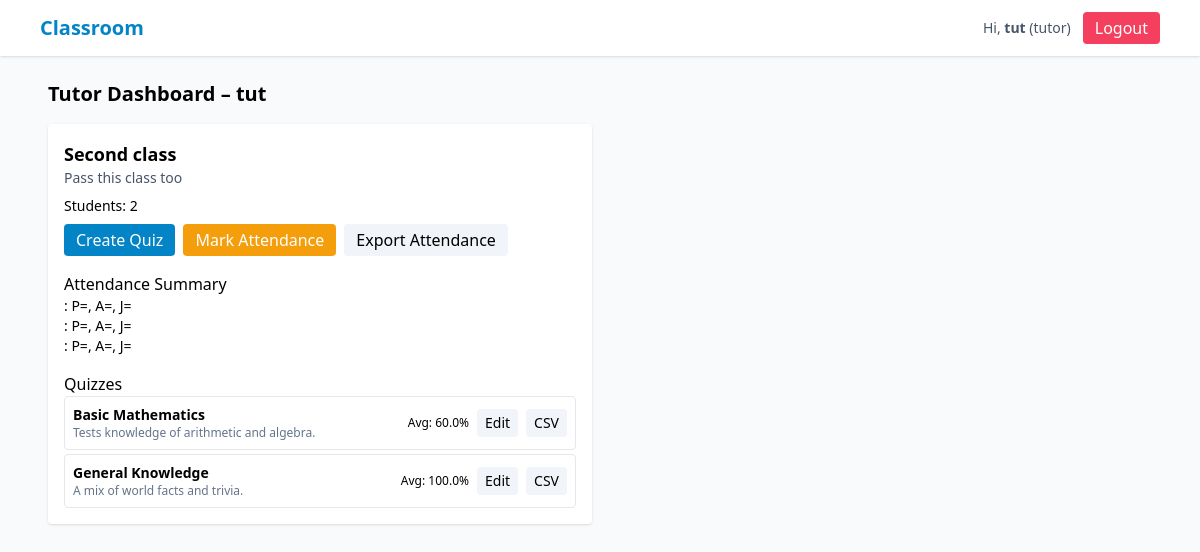
Page /tutor (signed in) on the committed database.
### tables this page shows
CREATE TABLE users (
      id INTEGER PRIMARY KEY AUTOINCREMENT,
      name TEXT NOT NULL,
      email TEXT UNIQUE NOT NULL,
      password_hash TEXT NOT NULL,
      role TEXT NOT NULL CHECK(role IN ('admin','tutor','student')),
      created_at TEXT NOT NULL
    );

CREATE TABLE classes (
      id INTEGER PRIMARY KEY AUTOINCREMENT,
      title TEXT NOT NULL,
      description TEXT,
      tutor_id INTEGER NOT NULL,
      created_at TEXT NOT NULL,
      FOREIGN KEY(tutor_id) REFERENCES users(id) ON DELETE CASCADE
    );

CREATE TABLE quizzes (
      id INTEGER PRIMARY KEY AUTOINCREMENT,
      class_id INTEGER NOT NULL,
      title TEXT NOT NULL,
      description TEXT,
      created_by INTEGER NOT NULL,
      created_at TEXT NOT NULL,
      FOREIGN KEY(class_id) REFERENCES classes(id) ON DELETE CASCADE,
      FOREIGN KEY(created_by) REFERENCES users(id) ON DELETE SET NULL
    );

### app.py (the view)
@app.route("/tutor")
@login_required
def tutor_dashboard():
    if current_user.role != "tutor":
        flash("Forbidden","danger")
        return redirect(url_for("index"))
    classes = DB.get_classes_for_tutor(current_user.id)
    class_data = []
    for c in classes:
        students = DB.get_students_in_class(c["id"])
        quizzes = DB.get_quizzes_for_class(c["id"])
        attendance_summary = DB.get_attendance_summary(c["id"])
        quiz_stats = [
            {
                "quiz": q,
                "avg_score": DB.get_average_score(q["id"]),
                "num_submissions": DB.count_submissions(q["id"])
            }
            for q in quizzes
        ]
        class_data.append({
            "class": c,
            "students": students,
            "attendance": attendance_summary,
            "quizzes": quiz_stats
        })
    return render_template("tutor_dashboard.html", class_data=class_data)

### app.py (called while the page is built)
@login_manager.user_loader
def load_user(user_id):
    row = DB.get_user_by_id(int(user_id))
    if row:
        return User(row)
    return None

### db.py (called while the page is built)
def get_connection():
    conn = sqlite3.connect(DB_PATH, timeout=5, detect_types=sqlite3.PARSE_DECLTYPES, check_same_thread=False)
    conn.row_factory = sqlite3.Row
    conn.execute("PRAGMA foreign_keys = ON;")
    return conn

def get_user_by_id(uid: int) -> Optional[sqlite3.Row]:
    conn = get_connection()
    cur = conn.cursor()
    cur.execute("SELECT * FROM users WHERE id = ?", (uid,))
    r = cur.fetchone()
    conn.close()
    return r

def get_classes_for_tutor(tutor_id: int):
    conn = get_connection()
    cur = conn.cursor()
    cur.execute("SELECT * FROM classes WHERE tutor_id = ?", (tutor_id,))
    rows = cur.fetchall()
    conn.close()
    return rows

def get_students_in_class(class_id: int):
    conn = get_connection()
    cur = conn.cursor()
    cur.execute("""
      SELECT u.* FROM users u
      JOIN enrollments e ON e.user_id = u.id
      WHERE e.class_id = ? AND u.role = 'student'
    """, (class_id,))
    rows = cur.fetchall()
    conn.close()
    return rows

def get_quizzes_for_class(class_id: int):
    conn = get_connection()
    cur = conn.cursor()
    cur.execute("SELECT * FROM quizzes WHERE class_id = ?", (class_id,))
    rows = cur.fetchall()
    conn.close()
    return rows

def get_attendance_summary(class_id: int):
    conn = get_connection()
    cur = conn.cursor()
    cur.execute("""
        SELECT status, COUNT(*) AS count
        FROM attendance
        WHERE class_id = ?
        GROUP BY status
    """, (class_id,))
    rows = cur.fetchall()
    conn.close()
    summary = {'present': 0, 'absent': 0, 'justified': 0}
    for r in rows:
        summary[r['status']] = r['count']
    return summary

def get_average_score(quiz_id: int) -> float:
    conn = get_connection()
    cur = conn.cursor()
    cur.execute("SELECT AVG(score) AS avg_score FROM submissions WHERE quiz_id = ?", (quiz_id,))
    row = cur.fetchone()
    conn.close()
    return row["avg_score"] if row and row["avg_score"] is not None else 0.0

def count_submissions(quiz_id: int) -> int:
    conn = get_connection()
    cur = conn.cursor()
    cur.execute("SELECT COUNT(*) AS cnt FROM submissions WHERE quiz_id = ?", (quiz_id,))
    row = cur.fetchone()
    conn.close()
    return row["cnt"] if row else 0

### templates/tutor_dashboard.html (shortened to what this page needs)
{% extends "base.html" %}
{% block content %}
<h2 class="text-xl font-bold mb-4">Tutor Dashboard – {{ current_user.name }}</h2>
<div class="grid md:grid-cols-2 gap-4">
  {% for entry in class_data %}
  <div class="bg-white p-4 rounded shadow">
    <h3 class="font-semibold text-lg">{{ entry.class.title }}</h3>
    <p class="text-sm text-slate-600 mb-2">{{ entry.class.description }}</p>
    <div class="text-sm mb-2">Students: {{ entry.students|length }}</div>
    <div class="flex gap-2 mb-4">
      <a href="{{ url_for('tutor_upload_quiz', class_id=entry.class.id) }}" class="px-3 py-1 bg-sky-600 text-white rounded">Create Quiz</a>
      <a href="{{ url_for('tutor_attendance', class_id=entry.class.id) }}" class="px-3 py-1 bg-amber-500 text-white rounded">Mark Attendance</a>
      <a href="{{ url_for('export_attendance', class_id=entry.class.id) }}" class="px-3 py-1 bg-slate-100 rounded">Export Attendance</a>
    </div>
    <h4 class="font-medium">Attendance Summary</h4>
    <ul class="mb-4 text-sm">
      {% for day in entry.attendance %}
      <li>{{ day.date }}: P={{ day.present }}, A={{ day.absent }}, J={{ day.justified }}</li>
      {% else %}
      <li class="text-slate-500">No attendance recorded.</li>
      {% endfor %}
    </ul>
    <h4 class="font-medium">Quizzes</h4>
    <ul class="space-y-1 text-sm">
      {% for stats in entry.quizzes %}
      <li class="flex justify-between items-center border rounded p-2">
        <div>
          <strong>{{ stats.quiz.title }}</strong>
          <div class="text-xs text-slate-500">{{ stats.quiz.description or '' }}</div>
        </div>
        <div class="flex gap-2 items-center">
          <div class="text-xs">Avg: {{ stats.avg_score }}%</div>
          <a href="{{ url_for('edit_quiz', quiz_id=stats.quiz.id) }}" class="px-2 py-1 bg-slate-100 rounded">Edit</a>
          <a href="{{ url_for('export_quiz_csv', quiz_id=stats.quiz.id) }}" class="px-2 py-1 bg-slate-100 rounded">CSV</a>
        </div>
      </li>
      {% else %}
      <li class="text-slate-500">No quizzes yet.</li>
      {% endfor %}
    </ul>
  </div>
  {% else %}
  <p class="text-slate-500">No classes yet. Create one to get started.</p>
  {% endfor %}
</div>
{% endblock %}

### templates/base.html (shortened to what this page needs)
<!doctype html>
<html lang="en">
<head>
  <script src="https://cdn.tailwindcss.com"></script>
</head>
<body class="bg-slate-50 min-h-screen">
  <nav class="bg-white shadow">
    <div class="max-w-6xl mx-auto px-4 py-3 flex justify-between items-center">
      <a class="text-xl font-semibold text-sky-600" href="{{ url_for('index') }}">Classroom</a>
      <div class="flex items-center gap-3">
        {% if current_user.is_authenticated %}
          <span class="text-sm text-slate-600">Hi, <strong>{{ current_user.name }}</strong> ({{ current_user.role }})</span>
          <a class="px-3 py-1 bg-rose-500 text-white rounded" href="{{ url_for('logout') }}">Logout</a>
        {% else %}
          <a class="px-3 py-1 bg-sky-600 text-white rounded" href="{{ url_for('login') }}">Login</a>
        {% endif %}
      </div>
    </div>
  </nav>
  <main class="max-w-6xl mx-auto p-6">
    {% block content %}{% endblock %}
  </main>
</body>
</html>

### rows in the picture
users: name "tut", role "tutor"
classes: class "Second class", class.description "Pass this class too"
quizzes: quiz "Basic Mathematics", quiz "Tests knowledge of arithmetic and algebra."
quizzes: quiz "General Knowledge", quiz "A mix of world facts and trivia."

### other values in the picture
{{ entry.students|length }} "2"
{{ stats.avg_score }} "60.0" "100.0"
